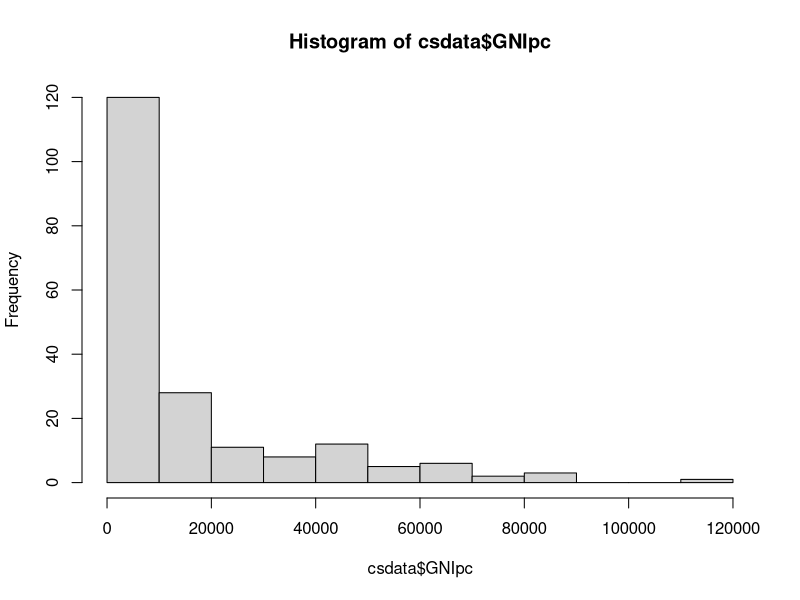
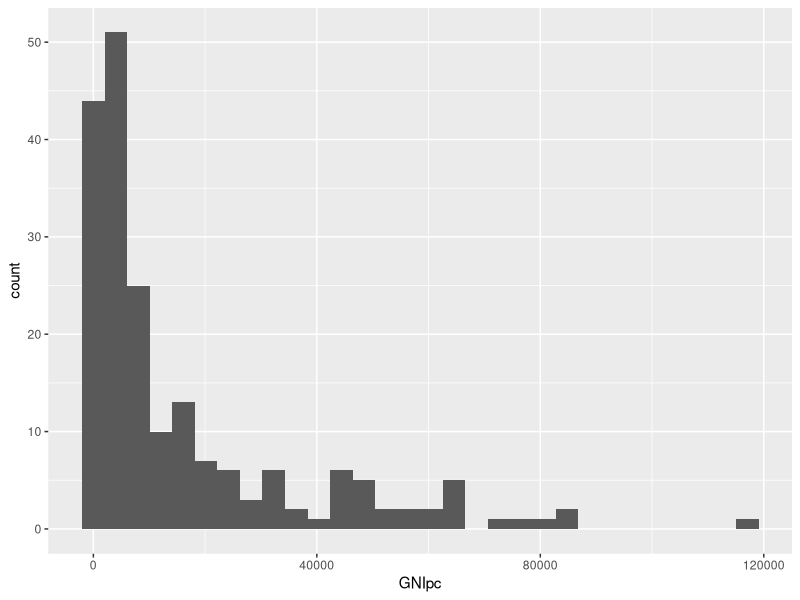
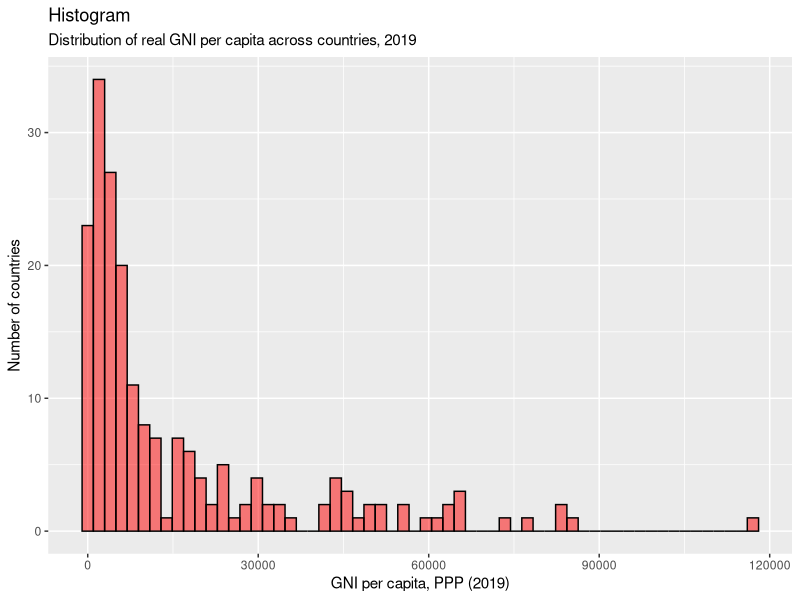

These charts were generated, in order, by the following R code:
## This Rscript contains all the codes from the corresponding chapter of the ebook in raw form.
## They are intended to make it easy to replicate the analysis on your own computer given that 
## you have already installed R and RStudio (refer to ebook for details).
## For explanation of codes, refer to the ebook.

## To replicate the analysis in the book, download the Rscripts and the Excel spreadsheets in a 
## folder on your computer. 

## Each line of code can be evaluated within your RStudio by having your cursor on the 
## line and pressing Ctrl + Enter (Windows or Linux) or Cmd + Enter (Mac)


## Next set the working directory to this folder, using the setwd() function.
## To set the working directory, note that the path should be given as a string (enclosed in "") as
## an argument to setwd(). 

#### If you are using Unix based architecture (Mac or Linux) then simply 
#### write the path naturally. For example, if the path is /home/user/Desktop then simply type

setwd("/home/user/Desktop")

#### If you are using Windows machine, then \ characters should be escaped. For example, 
#### suppose that you place files in the folder C:\Users\user\Documents\Refresher. Then type

setwd("C:\\Users\\user\\Documents\\Refresher")


## Install packages if not already installed
install.packages("readxl")
install.packages("dplyr")
install.packages("ggplot2")
install.packages("tidyr")
 


## Load packages
library(readxl)
library(dplyr)
library(ggplot2)
library(tidyr)


## ----------------------------------------------------------------------------------
data <- read_excel("data_ch0.xlsx", sheet="mini")

data


## -----------------------------------------------------------------------------------
long.data <- data %>% 
  pivot_longer(
    cols = `2019`:`2021`, 
    names_to = "Year",
    values_to = "GNIpc"
  )

long.data


## -------------------------------------------------------------------------------------------------
cs.data <- subset(long.data, Year==2021)

cs.data


## -------------------------------------------------------------------------------------------------
ts.data <- subset(long.data, Country=="UK")

ts.data


## -------------------------------------------------------------------------------------------------
summary(cs.data$GNIpc)


## -------------------------------------------------------------------------------------------------
summary(cs.data$Region)


## -------------------------------------------------------------------------------------------------
cs.data$Region <- as.factor(cs.data$Region) 


## -------------------------------------------------------------------------------------------------
summary(cs.data$Region)


## -------------------------------------------------------------------------------------------------
csdata <- read_excel("data_ch0.xlsx", sheet="csdata")

csdata


## -------------------------------------------------------------------------------------------------
hist(csdata$GNIpc)


## -------------------------------------------------------------------------------------------------
ggplot(csdata, aes(x=GNIpc)) + 
  geom_histogram()


## -------------------------------------------------------------------------------------------------
ggplot(csdata, aes(x=GNIpc)) + 
  geom_histogram(bins=60, color="black", fill="red", alpha=0.5)+
  xlab("GNI per capita, PPP (2019)") + ylab("Number of countries") +
  labs(title="Histogram",
       subtitle="Distribution of real GNI per capita across countries, 2019")

